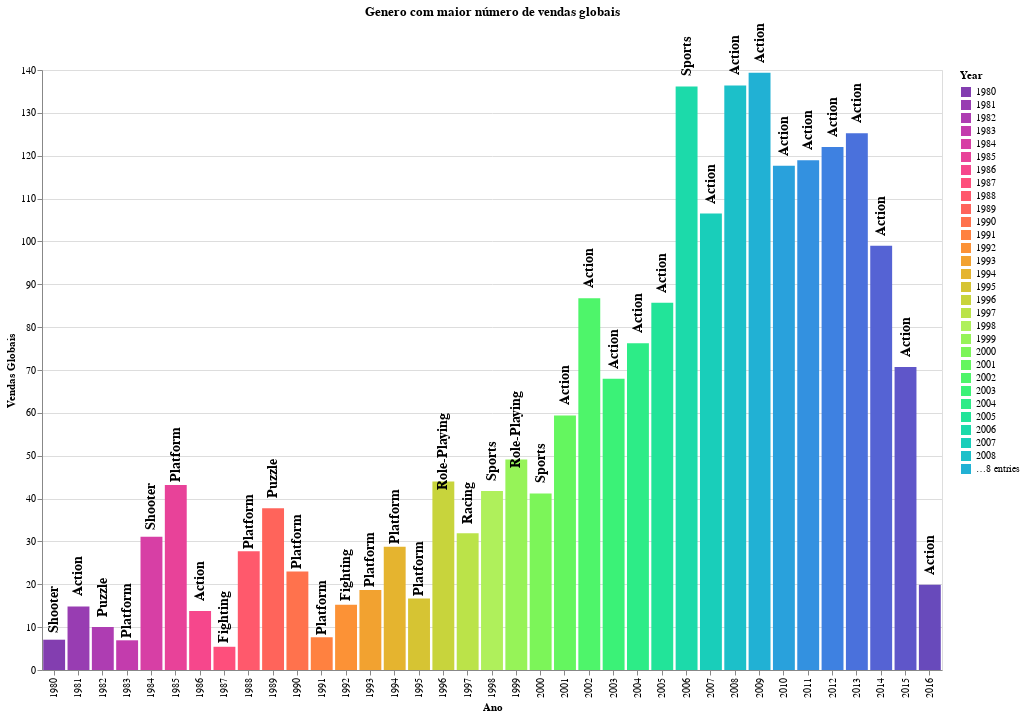

The notebook cell saved with this chart:
### Code cell
# Criar o DataFrame agrupado e filtrado
year_sale_dx = df.groupby(by=["Year", "Genre"])["Global_Sales"].sum().reset_index()
year_sale = (
    year_sale_dx.groupby(by=["Year"])["Global_Sales"].transform("max")
    == year_sale_dx["Global_Sales"]
)
year_sale_max = year_sale_dx[year_sale].reset_index(drop=True)

# Criar o gráfico de barras
bars = (
    alt.Chart(year_sale_max)
    .mark_bar()
    .encode(
        x=alt.X(
            "Year:O", axis=alt.Axis(title="Ano", labelAngle=-90)
        ),  # Rotação de 90 graus no eixo X
        y=alt.Y("Global_Sales:Q", axis=alt.Axis(title="Vendas Globais")),
        color=alt.Color("Year:O", scale=alt.Scale(scheme="rainbow")),
        tooltip=["Year", "Global_Sales", "Genre"],
    )
    .properties(
        title="Genero com maior número de vendas globais", width=900, height=600
    )
)

# Adicionar os rótulos no topo das barras
text = (
    alt.Chart(year_sale_max)
    .mark_text(
        align="center",
        baseline="middle",
        fontSize=14,
        dx=30,
        color="black",
        angle=270,  # Rotação de 90 graus
        fontWeight="bold",
    )
    .encode(x="Year:O", y="Global_Sales:Q", text=alt.Text("Genre:N"))
)

# Combinar barras e rótulos
chart = bars + text
chart.show()

### Figure 1 — Vega-Lite specification as saved in the notebook (floating-point values rounded to 4 significant figures)
{"config": {"view": {"continuousWidth": 300, "continuousHeight": 300}}, "layer": [{"mark": {"type": "bar"}, "encoding": {"color": {"field": "Year", "scale": {"scheme": "rainbow"}, "type": "ordinal"}, "tooltip": [{"field": "Year", "type": "quantitative"}, {"field": "Global_Sales", "type": "quantitative"}, {"field": "Genre", "type": "nominal"}], "x": {"axis": {"labelAngle": -90, "title": "Ano"}, "field": "Year", "type": "ordinal"}, "y": {"axis": {"title": "Vendas Globais"}, "field": "Global_Sales", "type": "quantitative"}}, "title": "Genero com maior número de vendas globais"}, {"mark": {"type": "text", "align": "center", "angle": 270, "baseline": "middle", "color": "black", "dx": 30, "fontSize": 14, "fontWeight": "bold"}, "encoding": {"text": {"field": "Genre", "type": "nominal"}, "x": {"field": "Year", "type": "ordinal"}, "y": {"field": "Global_Sales", "type": "quantitative"}}}], "data": {"name": "data-30225e06878ca3ebd49eafc039029a88"}, "height": 600, "width": 900, "$schema": "https://vega.github.io/schema/vega-lite/v5.20.1.json", "datasets": {"data-30225e06878ca3ebd49eafc039029a88": [{"Year": 1980.0, "Genre": "Shooter", "Global_Sales": 7.07}, {"Year": 1981.0, "Genre": "Action", "Global_Sales": 14.84}, {"Year": 1982.0, "Genre": "Puzzle", "Global_Sales": 10.03}, {"Year": 1983.0, "Genre": "Platform", "Global_Sales": 6.93}, {"Year": 1984.0, "Genre": "Shooter", "Global_Sales": 31.1}, {"Year": 1985.0, "Genre": "Platform", "Global_Sales": 43.17}, {"Year": 1986.0, "Genre": "Action", "Global_Sales": 13.74}, {"Year": 1987.0, "Genre": "Fighting", "Global_Sales": 5.42}, {"Year": 1988.0, "Genre": "Platform", "Global_Sales": 27.73}, {"Year": 1989.0, "Genre": "Puzzle", "Global_Sales": 37.75}, {"Year": 1990.0, "Genre": "Platform", "Global_Sales": 22.97}, {"Year": 1991.0, "Genre": "Platform", "Global_Sales": 7.64}, {"Year": 1992.0, "Genre": "Fighting", "Global_Sales": 15.25}, {"Year": 1993.0, "Genre": "Platform", "Global_Sales": 18.67}, {"Year": 1994.0, "Genre": "Platform", "Global_Sales": 28.74}, {"Year": 1995.0, "Genre": "Platform", "Global_Sales": 16.69}, {"Year": 1996.0, "Genre": "Role-Playing", "Global_Sales": 43.96}, {"Year": 1997.0, "Genre": "Racing", "Global_Sales": 31.91}, {"Year": 1998.0, "Genre": "Sports", "Global_Sales": 41.79}, {"Year": 1999.0, "Genre": "Role-Playing", "Global_Sales": 49.09}, {"Year": 2000.0, "Genre": "Sports", "Global_Sales": 41.19}, {"Year": 2001.0, "Genre": "Action", "Global_Sales": 59.39}, {"Year": 2002.0, "Genre": "Action", "Global_Sales": 86.77}, {"Year": 2003.0, "Genre": "Action", "Global_Sales": 67.93}, {"Year": 2004.0, "Genre": "Action", "Global_Sales": 76.26}, {"Year": 2005.0, "Genre": "Action", "Global_Sales": 85.69}, {"Year": 2006.0, "Genre": "Sports", "Global_Sales": 136.2}, {"Year": 2007.0, "Genre": "Action", "Global_Sales": 106.5}, {"Year": 2008.0, "Genre": "Action", "Global_Sales": 136.4}, {"Year": 2009.0, "Genre": "Action", "Global_Sales": 139.4}, {"Year": 2010.0, "Genre": "Action", "Global_Sales": 117.6}, {"Year": 2011.0, "Genre": "Action", "Global_Sales": 119.0}, {"Year": 2012.0, "Genre": "Action", "Global_Sales": 122.0}, {"Year": 2013.0, "Genre": "Action", "Global_Sales": 125.2}, {"Year": 2014.0, "Genre": "Action", "Global_Sales": 99.02}, {"Year": 2015.0, "Genre": "Action", "Global_Sales": 70.7}, {"Year": 2016.0, "Genre": "Action", "Global_Sales": 19.91}]}}
